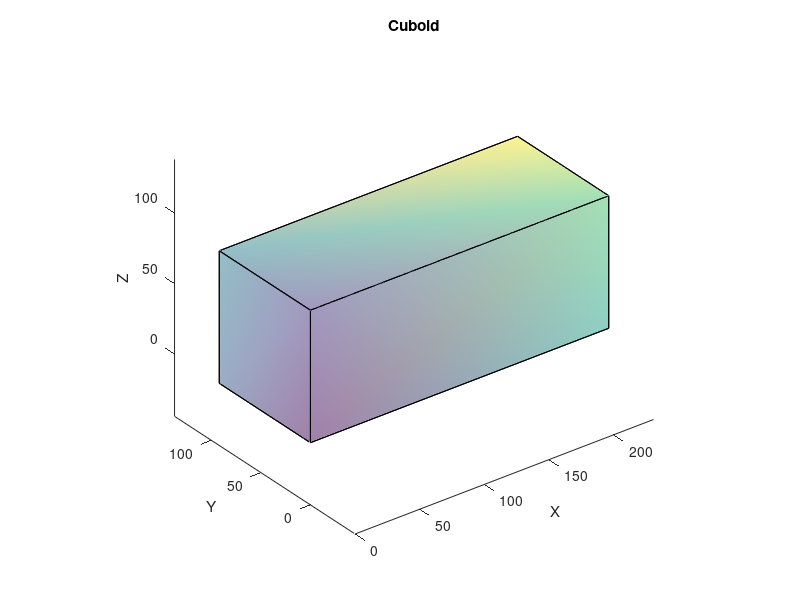

Recreate this plot in MATLAB. (Note: this script raises an error after producing the figure.)
function Three_Space
clear all;close all;clc;
cargodrone=[45 25 25; 30 30 22; 60 50 30; 25 20 25;
    25 20 27; 40 40 25; 32 32 17; 65 75 41];
cargotype=[8 10 14; 24 20 20];
cargoMED=[14 7 5; 5 8 5; 12 7 4];
cargoISO=[231 92 94];
cargo.sum = [cargodrone;cargotype;cargoMED;cargoISO];

volumedrone=[28125 19800 90000 12500 13500 40000 17408 199875];
volumetype=[1120 9600];
volumeMED=[490 200 336];
volumeISO=1997688;
volume.sum = [volumedrone volumetype volumeMED volumeISO];
volume.endsum = 0;

restcargo = [231 92 94];
originPoint = [0 0 0];

% low = 0.7;
% high = 1;
c = 0.90;

    droneB = floor(c * 121);
    droneD = floor(c * 54);
    medSum1 = floor(c * 411*7);
    medSum2 = floor(c * 411*2);
    medSum3 = floor(c * 411*4);
    onemed = [7 2 4];
    Amed = [medSum1-floor(medSum1*0.43)-floor(medSum1*0.17),medSum2-floor(medSum2*0.163),medSum3-floor(medSum3*0.35)];
    Bmed = [floor(medSum1*0.43),floor(medSum2*0.031),floor(medSum3*0.25)];
    Cmed = [floor(medSum1*0.17),floor(medSum2*0.132),floor(medSum3*0.10)];
    
    
    droneB_in_ConB = floor(droneB*0.4)-2;
    droneB_in_ConC = floor(droneB*0.6);
    droneH = 1;
    Type1A = droneD;
    Type1B = droneB_in_ConB;
    Type1C = droneB_in_ConC;
    wamountsumA = [0 0 0 droneD 0 0 0 droneH Type1A 0 Amed+0*onemed];
    wamountsumB = [0 droneB_in_ConB 0 0 0 0 0 droneH Type1B 0 Bmed+6*onemed];
    wamountsumC = [0 droneB_in_ConC 0 0 0 0 0 droneH Type1C 0 Cmed];
    
    cccccc = [231 92 94];
    dddddd = [0 0 0];
    PlotCuboid(dddddd,cccccc);
    [~,endvolumeA,endamountA] = model(cargo,volume,wamountsumA,restcargo,originPoint,0);
    if sum(endamountA) == 0
        name = 'A箱能放下';
        a = c;
    else
        name = 'A箱不能放下';
    end
    disp(name);
    per=endvolumeA/volumeISO;
    str = ['A箱空间利用率为',num2str(per)];
    disp(str);
    str=['A箱存入货物为' num2str(wamountsumA)];
    disp(str);
    str=['A箱剩余货物为' num2str(endamountA)];
    disp(str);
    
    figure;
    cccccc = [231 92 94];
    dddddd = [0 0 0];
    PlotCuboid(dddddd,cccccc);
    [~,endvolumeB,endamountB] = model(cargo,volume,wamountsumB,restcargo,originPoint,0);
    if sum(endamountB) == 0
        name = 'B箱能放下';
        a = c;
    else
        name = 'B箱不能放下';
    end
    disp(name);
    per=endvolumeB/volumeISO;
    str = ['B箱空间利用率为',num2str(per)];
    disp(str);
    str=['B箱存入货物为' num2str(wamountsumB)];
    disp(str);
    str=['B箱剩余货物为' num2str(endamountB)];
    disp(str);
    
    figure;
    cccccc = [231 92 94];
    dddddd = [0 0 0];
    PlotCuboid(dddddd,cccccc);
    [~,endvolumeC,endamountC] = model(cargo,volume,wamountsumC,restcargo,originPoint,0);
    if sum(endamountC) == 0
        name = 'C箱能放下';
    else
        name = 'C箱不能放下';
    end
    disp(name);
    per=endvolumeC/volumeISO;
    str = ['C箱空间利用率为',num2str(per)];
    disp(str);
    str=['C箱存入货物为' num2str(wamountsumC)];
    disp(str);
    str=['C箱剩余货物为' num2str(endamountC)];
    disp(str);
    
%     close all;
%     c = (low + high)/2;
%     if sum([endamountA endamountB endamountC])==0
%         low = c;
%     elseif sum([endamountA endamountB endamountC])>0
%         high = c;
%     end
    
end



function [whether,endvolume,endamount] = model(cargo,volume,amountsum,restcargo,originPoint,volumesum)
V = restcargo(1)*restcargo(2)*restcargo(3);
fper=0;whether = 0;
for i=1:1:size(amountsum,2)
    if amountsum(i)> 0
        Vs = cargo.sum(i,1)*cargo.sum(i,2)*cargo.sum(i,3);
        B11= sort(cargo.sum(i,:));B12 = sort(restcargo);
        if (B11(3)<=B12(3))&&(B11(2)<=B12(2))&&(B11(1)<=B12(1))
            per = Vs/V;
            if (per>fper)&&(per>0)
                fper = per;
                whether = 1;
                k = i;
            end
        end
    end
end
if whether == 1
    endvolume = volumesum + volume.sum(k);
    amountsum(k) = amountsum(k) - 1;
    hold on;
    [B11,I11] = sort(cargo.sum(k,:));
    [~,I1] = sort(restcargo);
    if I1(1) == 1  %剩余空间第一条边最短
        restV(1,1) = restcargo(1)-cargo.sum(k,I11(1));
        originPoint3(1) = originPoint(1)+B11(1);
        restV(2,1) = cargo.sum(k,I11(1));
        restV(3,1) = cargo.sum(k,I11(1));
        if I1(2) == 2  %剩余空间第一条边最短 第二条边中间长度 第三条边最长
            restV(2,2) = restcargo(2)-cargo.sum(k,I11(2));
            originPoint2(2) = originPoint(2)+cargo.sum(k,I11(2));
            restV(3,2) = cargo.sum(k,I11(2));
            restV(3,3) = restcargo(3)-cargo.sum(k,I11(3));
            originPoint1(3) = originPoint(3)+cargo.sum(k,I11(3));
            cuboidSize(1) = B11(1);
            cuboidSize(2) = B11(2);
            cuboidSize(3) = B11(3);
        else  %剩余空间第一条边最短 第二条边最长 第三条边中间长度
            restV(2,2) = restcargo(2)-cargo.sum(k,I11(3));
            originPoint2(2) = originPoint(2)+cargo.sum(k,I11(3));
            restV(3,2) = cargo.sum(k,I11(3));
            restV(3,3) = restcargo(3)-cargo.sum(k,I11(2));
            originPoint1(3) = originPoint(3)+cargo.sum(k,I11(2));
            cuboidSize(1) = B11(1);
            cuboidSize(2) = B11(3);
            cuboidSize(3) = B11(2);
        end
    elseif I1(3) == 1 %剩余空间第一条边最长
        restV(1,1) = restcargo(1)-cargo.sum(k,I11(3));
        originPoint3(1) = originPoint(1)+B11(3);
        restV(2,1) = cargo.sum(k,I11(3));
        restV(3,1) = cargo.sum(k,I11(3));
        if I1(2) == 2%剩余空间第一条边最长 第二条边中间长度 第三条边最短
            restV(2,2) = restcargo(2)-cargo.sum(k,I11(2));
            originPoint2(2) = originPoint(2)+cargo.sum(k,I11(2));
            restV(3,2) = cargo.sum(k,I11(2));
            restV(3,3) = restcargo(3)-cargo.sum(k,I11(1));
            originPoint1(3) = originPoint(3)+cargo.sum(k,I11(1));
            cuboidSize(1) = B11(3);
            cuboidSize(2) = B11(2);
            cuboidSize(3) = B11(1);
        else%剩余空间第一条边最长 第二条边最短 第三条边中间长度
            restV(2,2) = restcargo(2)-cargo.sum(k,I11(1));
            originPoint2(2) = originPoint(2)+cargo.sum(k,I11(1));
            restV(3,2) = cargo.sum(k,I11(1));
            restV(3,3) = restcargo(3)-cargo.sum(k,I11(2));
            originPoint1(3) = originPoint(3)+cargo.sum(k,I11(2));
            cuboidSize(1) = B11(3);
            cuboidSize(2) = B11(1);
            cuboidSize(3) = B11(2);
        end
    else %剩余空间第一条边中间长度 I1(2) == 1
        restV(1,1) = restcargo(1)-cargo.sum(k,I11(2));
        originPoint3(1) = originPoint(1)+B11(2);
        restV(2,1) = cargo.sum(k,I11(2));
        restV(3,1) = cargo.sum(k,I11(2));
        if I1(1) == 2 %剩余空间第一条边中间长度 第二条边最短 第三条边最长
            restV(2,2) = restcargo(2)-cargo.sum(k,I11(1));
            originPoint2(2) = originPoint(2)+cargo.sum(k,I11(1));
            restV(3,2) = cargo.sum(k,I11(1));
            restV(3,3) = restcargo(3)-cargo.sum(k,I11(3));
            originPoint1(3) = originPoint(3)+cargo.sum(k,I11(3));
            cuboidSize(1) = B11(2);
            cuboidSize(2) = B11(1);
            cuboidSize(3) = B11(3);
        else %剩余空间第一条边中间长度 第二条边最长 第三条边最短 I1(1) == 3
            restV(2,2) = restcargo(2)-cargo.sum(k,I11(3));
            originPoint2(2) = originPoint(2)+cargo.sum(k,I11(3));
            restV(3,2) = cargo.sum(k,I11(3));
            restV(3,3) = restcargo(3)-cargo.sum(k,I11(1));
            originPoint1(3) = originPoint(3)+cargo.sum(k,I11(1));
            cuboidSize(1) = B11(2);
            cuboidSize(2) = B11(3);
            cuboidSize(3) = B11(1);
        end
    end
    restV(1,2) =restcargo(2);
    restV(1,3) =restcargo(3);
    restV(2,3) =restcargo(3);
    originPoint3(2) = originPoint(2);
    originPoint3(3) = originPoint(3);
    originPoint2(1) = originPoint(1);
    originPoint2(3) = originPoint(3);
    originPoint1(1) = originPoint(1);
    originPoint1(2) = originPoint(2);
    PlotCuboid(originPoint,cuboidSize)
    
    [~,endvolume1,amount1] = model(cargo,volume,amountsum,restV(3,:),originPoint1,endvolume);
    [~,endvolume2,amount2] = model(cargo,volume,amount1,restV(2,:),originPoint2,endvolume1);
    [~,endvolume,endamount] = model(cargo,volume,amount2,restV(1,:),originPoint3,endvolume2);
    
    
else
    endvolume = volumesum;
    endamount = amountsum;
    return;
end
end

function PlotCuboid(originPoint,cuboidSize)
% 函数功能： 绘制长方体
% 输入：
%       originPoint：长方体的原点,行向量，如[0，0，0];
%       cuboidSize：长方体的长宽高,行向量，如[10，20，30];
% 输出：长方体图形

% 根据原点和尺寸，计算长方体的8个的顶点

vertexIndex=[0 0 0;0 0 1;0 1 0;0 1 1;1 0 0;1 0 1;1 1 0;1 1 1];
vertex=originPoint+vertexIndex.*cuboidSize;

% 定义6个平面分别对应的顶点
facet=[1 2 4 3;1 2 6 5;1 3 7 5;2 4 8 6;3 4 8 7;5 6 8 7];

% 定义8个顶点的颜色，绘制的平面颜色根据顶点的颜色进行插补
color=[1;2;3;4;5;6;7;8];

% 绘制并展示图像
% patch 对图像进行绘制。
% view(3) 将图像放到三维空间中展示。
% 其余的是设置背景等等
axis equal
patch('Vertices',vertex,'Faces',facet,'FaceVertexCData',color,'FaceColor','interp','FaceAlpha',0.5);
view(3);
xlabel('X');
ylabel('Y');
zlabel('Z');
title('Cuboid');
fig=gcf;
fig.Color=[1 1 1];
fig.NumberTitle='off';
% view(160,30)
hold on
hold on
hold on
end